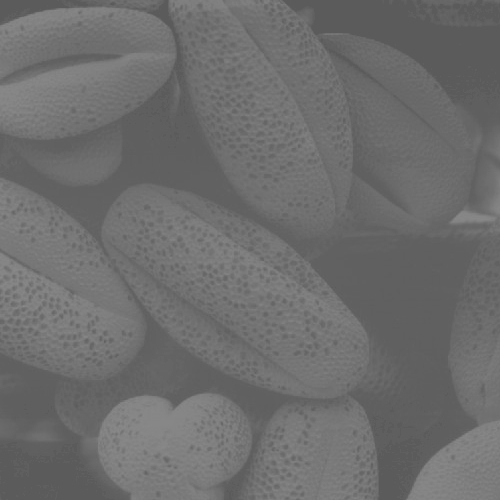
#> input picture 01. Histogram Equalization/input/pollen.jpg, 500 x 500 px, found by its file name
$ python RETINEX.py
#> lines starting #> are read from the running program, lines starting #| are printed output that depends on the picture
import cv2
import numpy as np

img = cv2.imread('pollen.jpg', cv2.IMREAD_COLOR)
#> img is the input picture: shape (500, 500, 3); min 90, max 138, mean 109.1
gray = cv2.cvtColor(img, cv2.COLOR_BGR2GRAY)
gray1 = np.array(gray)
gray1 = np.pad(gray1, ((20, 20), (20, 20)), 'symmetric')
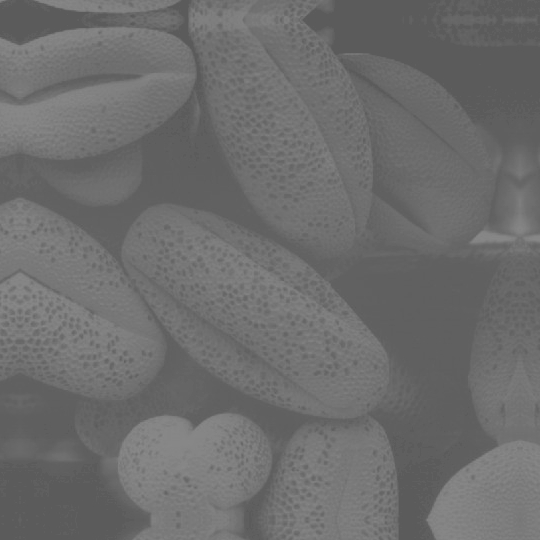
#> gray1: shape (540, 540); min 90, max 138, mean 109
height1, width1 = gray1.shape
#> height1 = 540; width1 = 540

gau1 = cv2.GaussianBlur(gray1, (99, 99), 16)
gau2 = cv2.GaussianBlur(gray1, (99, 99), 32)
gau3 = cv2.GaussianBlur(gray1, (99, 99), 64)

def max0(x):
    return max(map(max, x))
def min0(x):
    return min(map(min, x))

z1 = gray1/gau1
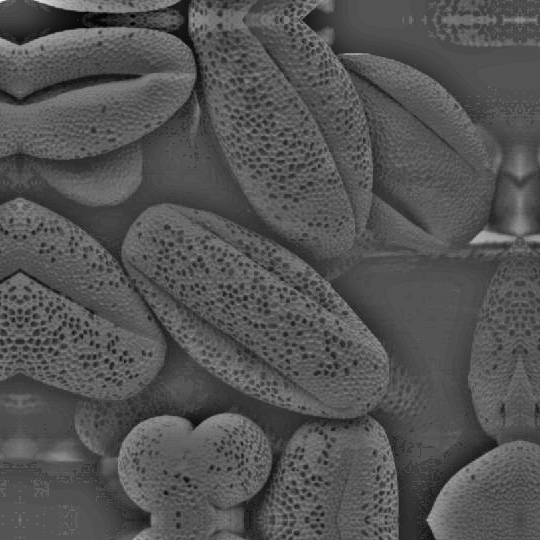
#> z1: shape (540, 540) float64; min 0.783, max 1.44, mean 0.999; drawn with min black and max white
z1_mean = np.mean(z1)
#> z1_mean = 0.999
z1_std = np.std(z1)
#> z1_std = 0.0519

start1 = z1_mean - 2 * z1_std
#> start1 = 0.895
end1 = z1_mean + 2 * z1_std
#> end1 = 1.1

start10 = min0(z1)
#> start10 = 0.783
end10 = max0(z1)
#> end10 = 1.44

for i in range(0, height1):
    for j in range(0, width1):
        if z1[i][j] >= start1 and z1[i][j] <= end1:
            z1[i][j] = (z1[i][j] - start1) / (end1 - start1) * 255
        else:
            z1[i][j] = (z1[i][j] - start10) / (end10 - start10) * 255
        z1[i][j] = round(z1[i][j])
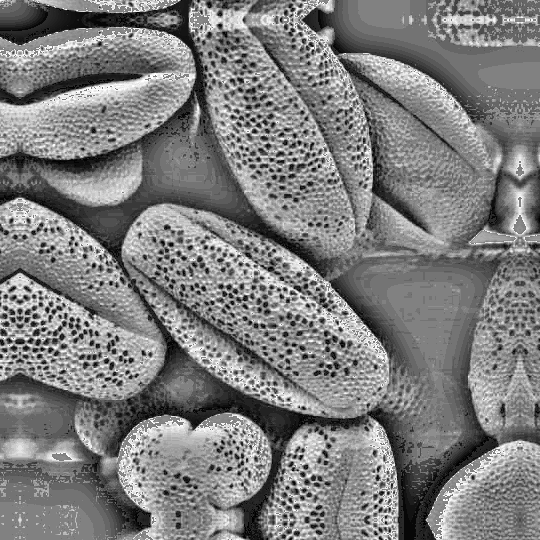
#> z1: shape (540, 540) float64; min 0, max 255, mean 125.9

z1 = z1.astype('uint8')

z2 = gray1/gau2
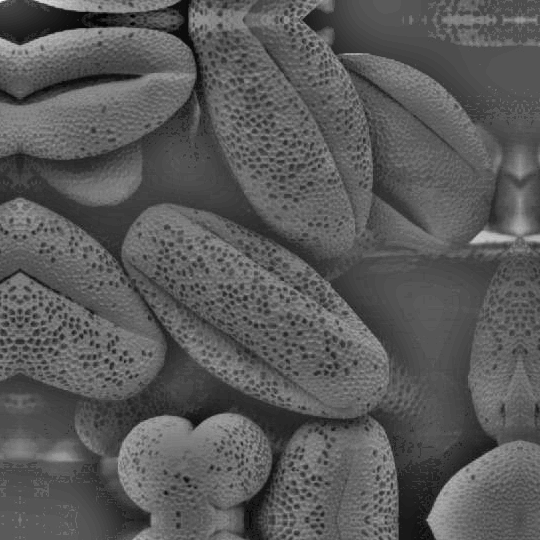
#> z2: shape (540, 540) float64; min 0.783, max 1.4, mean 0.999; drawn with min black and max white
z2_mean = np.mean(z2)
#> z2_mean = 0.999
z2_std = np.std(z2)
#> z2_std = 0.0628

start2 = z2_mean - 2 * z2_std
#> start2 = 0.873
end2 = z2_mean + 2 * z2_std
#> end2 = 1.12

start20 = min0(z2)
#> start20 = 0.783
end20 = max0(z2)
#> end20 = 1.4

for i in range(0, height1):
    for j in range(0, width1):
        if z2[i][j] >= start2 and z2[i][j] <= end2:
            z2[i][j] = (z2[i][j] - start2) / (end2 - start2) * 255
        else:
            z2[i][j] = (z2[i][j] - start20) / (end20 - start20) * 255
        z2[i][j] = round(z2[i][j])
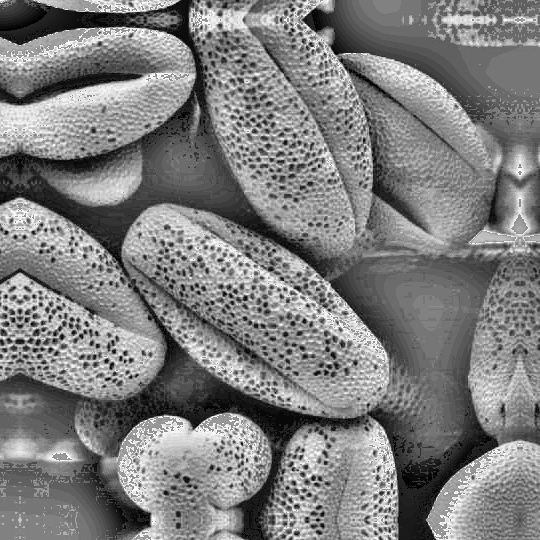
#> z2: shape (540, 540) float64; min 0, max 255, mean 126.1

z2 = z2.astype('uint8')

z3 = gray1/gau3
z3_mean = np.mean(z3)
#> z3_mean = 0.999
z3_std = np.std(z3)
#> z3_std = 0.0672

start3 = z3_mean - 2 * z3_std
#> start3 = 0.865
end3 = z3_mean + 2 * z3_std
#> end3 = 1.13

start30 = min0(z3)
#> start30 = 0.783
end30 = max0(z3)
#> end30 = 1.35

for i in range(0, height1):
    for j in range(0, width1):
        if z3[i][j] >= start3 and z3[i][j] <= end3:
            z3[i][j] = (z3[i][j] - start3) / (end3 - start3) * 255
        else:
            z3[i][j] = (z3[i][j] - start30) / (end30 - start30) * 255
        z3[i][j] = round(z3[i][j])

z3 = z3.astype('uint8')

cv2.imshow('gau1',gau1)
cv2.imshow('gau2',gau2)
cv2.imshow('gau3',gau3)

cv2.waitKey()
cv2.destroyAllWindows()
